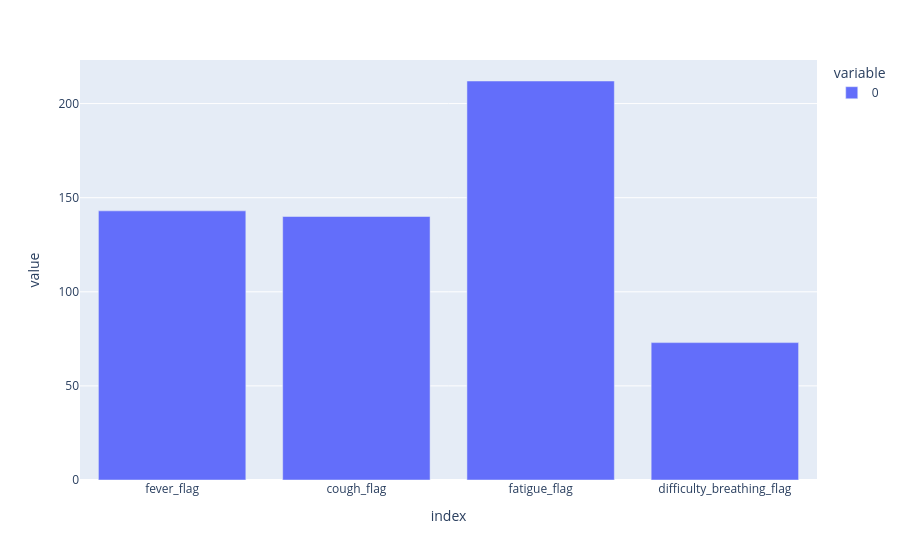

Source (notebook cell):
### Markdown cell above
## Symptom frequency

### Code cell
symptom_cols = ["fever_flag", "cough_flag", "fatigue_flag", "difficulty_breathing_flag"]
symptom_freq = df[symptom_cols].sum()
px.bar(symptom_freq)

### Figure 1 — Plotly figure (JSON) as saved in the notebook; plotly's stock layout.template omitted (floating-point values rounded to 4 significant figures)
{"data": [{"hovertemplate": "variable=0<br>index=%{x}<br>value=%{y}<extra></extra>", "legendgroup": "0", "marker": {"color": "#636efa", "pattern": {"shape": ""}}, "name": "0", "orientation": "v", "showlegend": true, "textposition": "auto", "type": "bar", "x": ["fever_flag", "cough_flag", "fatigue_flag", "difficulty_breathing_flag"], "xaxis": "x", "y": [143, 140, 212, 73], "yaxis": "y"}], "layout": {"barmode": "relative", "legend": {"title": {"text": "variable"}, "tracegroupgap": 0}, "margin": {"t": 60}, "xaxis": {"anchor": "y", "domain": [0.0, 1.0], "title": {"text": "index"}}, "yaxis": {"anchor": "x", "domain": [0.0, 1.0], "title": {"text": "value"}}}}
